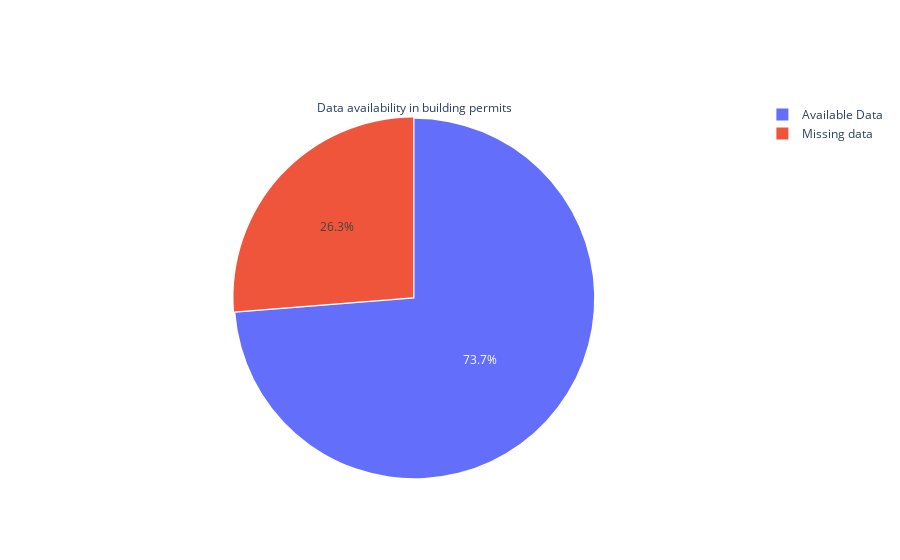

The notebook cell saved with this chart:
### Code cell
import plotly.graph_objects as px
fig = px.Pie(values=data, labels=labels, title='Data availability in building permits',pull=[0, 0.01])
fig = px.Figure(data=fig)
fig.show()

### Figure 1 — Plotly figure (JSON) as saved in the notebook; plotly's stock layout.template omitted (floating-point values rounded to 4 significant figures)
{"data": [{"labels": ["Available Data", "Missing data"], "pull": [0, 0.01], "title": {"text": "Data availability in building permits"}, "type": "pie", "values": [6306759, 2245941]}], "layout": {}}
